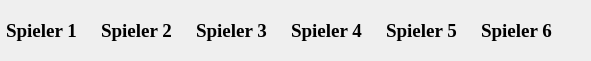
   <widget class="QWidget" name="horizontalLayoutWidget">
    <property name="geometry">
     <rect>
      <x>190</x>
      <y>50</y>
      <width>591</width>
      <height>61</height>
     </rect>
    </property>
    <layout class="QHBoxLayout" name="horizontalLayout_2">
     <property name="spacing">
      <number>6</number>
     </property>
     <property name="leftMargin">
      <number>6</number>
     </property>
     <property name="rightMargin">
      <number>21</number>
     </property>
     <item>
      <widget class="QLabel" name="label_1">
       <property name="maximumSize">
        <size>
         <width>89</width>
         <height>59</height>
        </size>
       </property>
       <property name="font">
        <font>
         <family>Times New Roman</family>
         <pointsize>14</pointsize>
         <weight>75</weight>
         <bold>true</bold>
        </font>
       </property>
       <property name="text">
        <string>Spieler 1</string>
       </property>
      </widget>
     </item>
     <item>
      <widget class="QLabel" name="label_2">
       <property name="maximumSize">
        <size>
         <width>89</width>
         <height>59</height>
        </size>
       </property>
       <property name="font">
        <font>
         <family>Times New Roman</family>
         <pointsize>14</pointsize>
         <weight>75</weight>
         <bold>true</bold>
        </font>
       </property>
       <property name="text">
        <string>Spieler 2</string>
       </property>
      </widget>
     </item>
     <item>
      <widget class="QLabel" name="label_3">
       <property name="maximumSize">
        <size>
         <width>89</width>
         <height>59</height>
        </size>
       </property>
       <property name="font">
        <font>
         <family>Times New Roman</family>
         <pointsize>14</pointsize>
         <weight>75</weight>
         <bold>true</bold>
        </font>
       </property>
       <property name="text">
        <string>Spieler 3</string>
       </property>
      </widget>
     </item>
     <item>
      <widget class="QLabel" name="label_4">
       <property name="maximumSize">
        <size>
         <width>89</width>
         <height>59</height>
        </size>
       </property>
       <property name="font">
        <font>
         <family>Times New Roman</family>
         <pointsize>14</pointsize>
         <weight>75</weight>
         <bold>true</bold>
        </font>
       </property>
       <property name="text">
        <string>Spieler 4</string>
       </property>
      </widget>
     </item>
     <item>
      <widget class="QLabel" name="label_5">
       <property name="maximumSize">
        <size>
         <width>89</width>
         <height>59</height>
        </size>
       </property>
       <property name="font">
        <font>
         <family>Times New Roman</family>
         <pointsize>14</pointsize>
         <weight>75</weight>
         <bold>true</bold>
        </font>
       </property>
       <property name="text">
        <string>Spieler 5</string>
       </property>
      </widget>
     </item>
     <item>
      <widget class="QLabel" name="label_6">
       <property name="maximumSize">
        <size>
         <width>89</width>
         <height>59</height>
        </size>
       </property>
       <property name="font">
        <font>
         <family>Times New Roman</family>
         <pointsize>14</pointsize>
         <weight>75</weight>
         <bold>true</bold>
        </font>
       </property>
       <property name="text">
        <string>Spieler 6</string>
       </property>
      </widget>
     </item>
    </layout>
   </widget>
